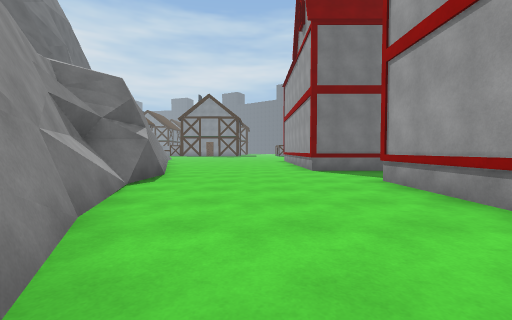
View 1 (above)

24 first-person views from a walk through a 3-D level made in the Unity game engine. The camera is 1.2 m above the floor, tilts 2° down and sees 90° across. The floor is counted in squares, 2 m on a side. Each view is taken from the middle of a square. On the plan, view 1 faces up. The plan holds only what a view shows up to about 9 squares ahead; the rest is blank. The place goes on beyond the plan. The player is left out. Some animated figures are left out. Surface patterns are stand-ins for the level's own textures.

View 2
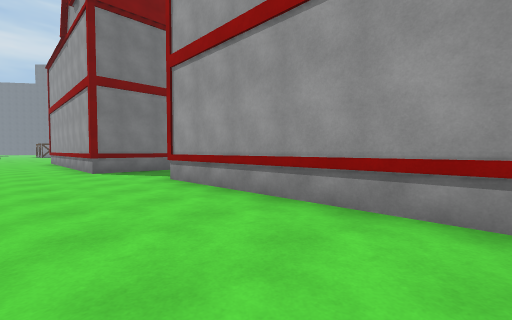

View 3
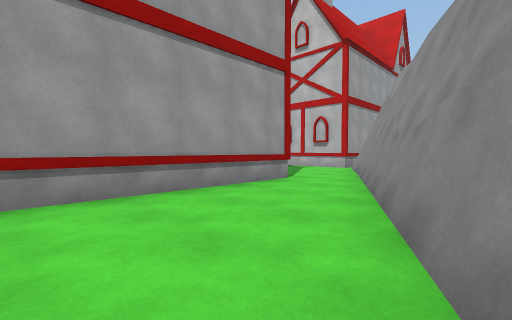

View 4
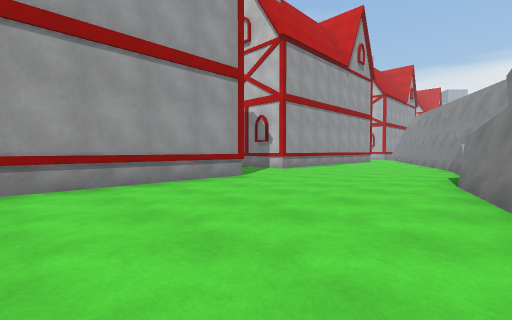

View 5
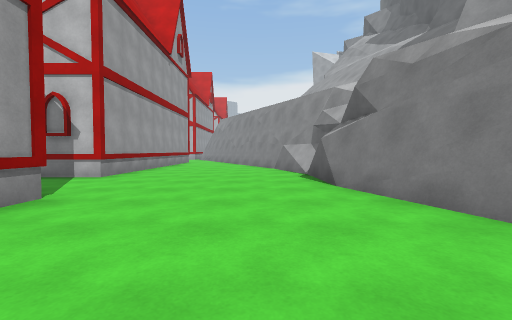

View 6
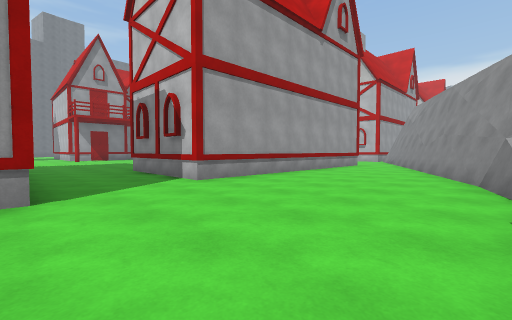

View 7
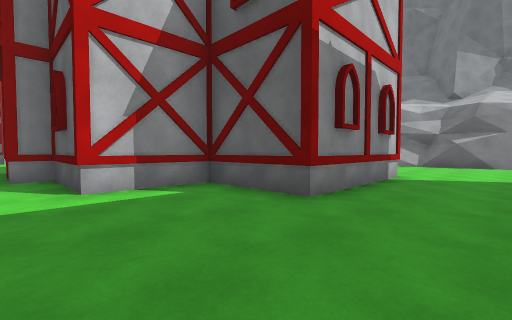

View 8
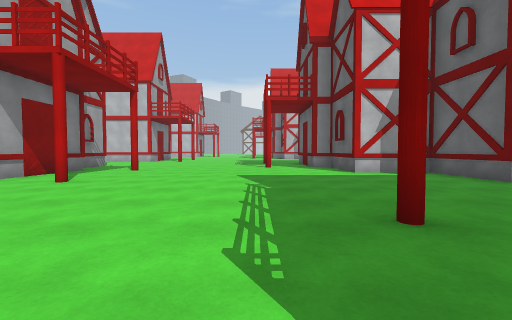

View 9
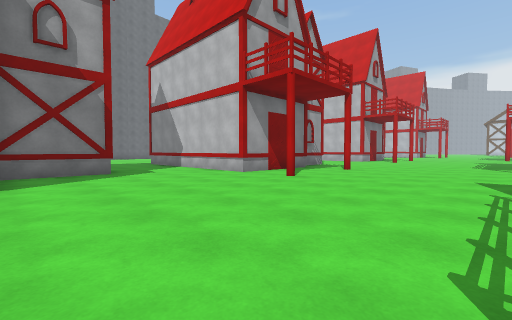

View 10
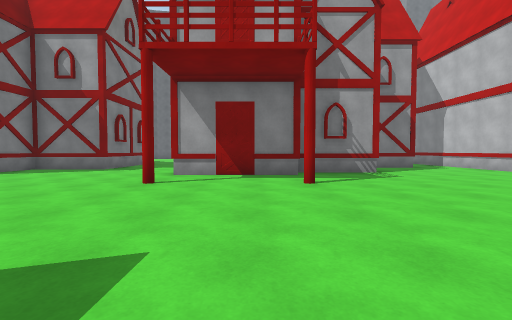

View 11
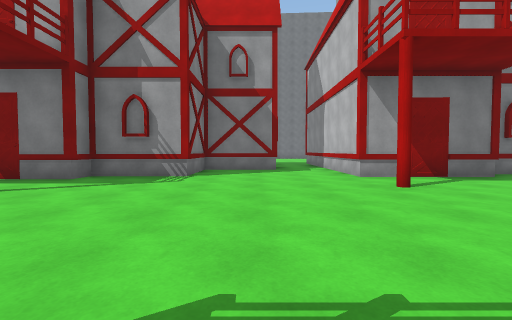

View 12
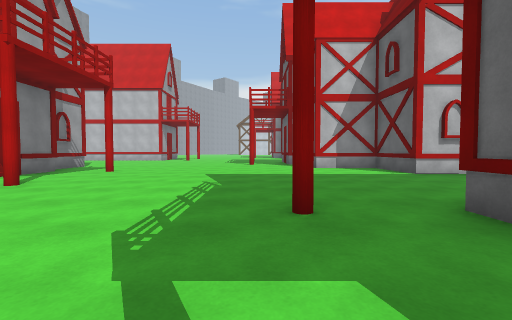

View 13
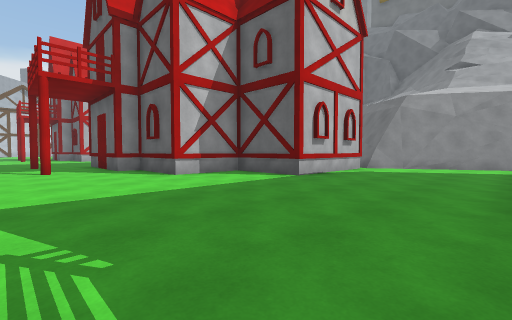

View 14
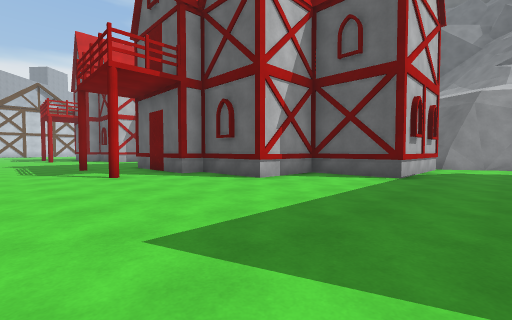

View 15
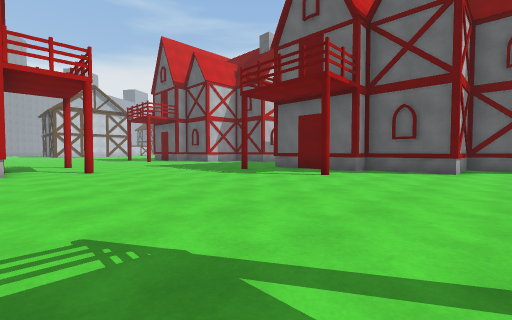

View 16
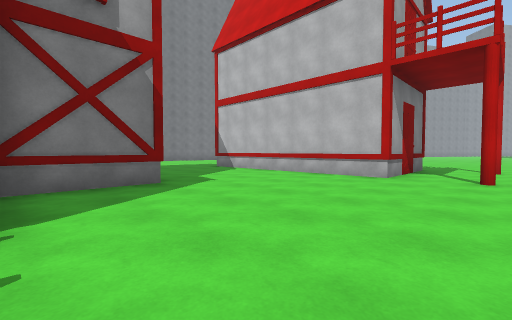

View 17
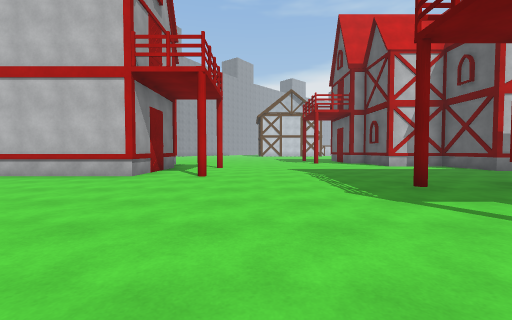

View 18
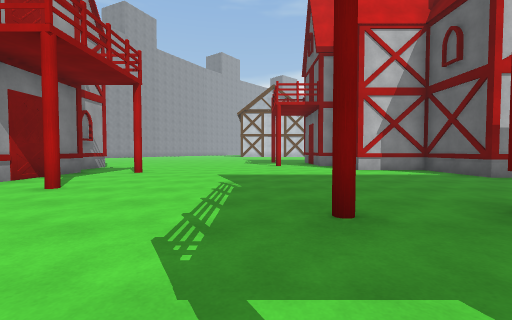

View 19
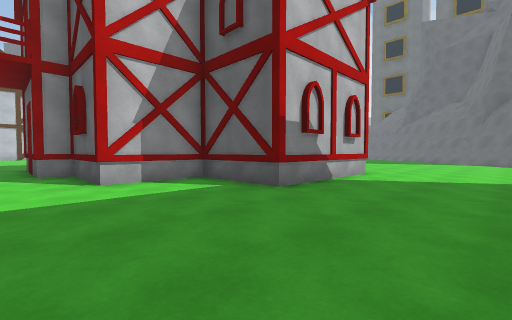

View 20
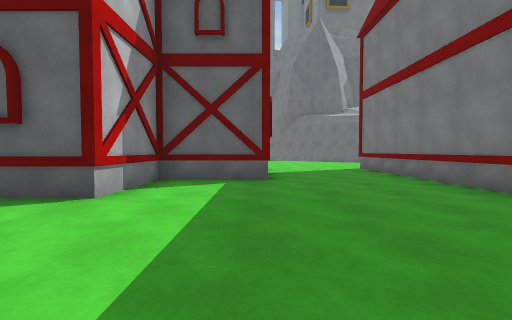

View 21
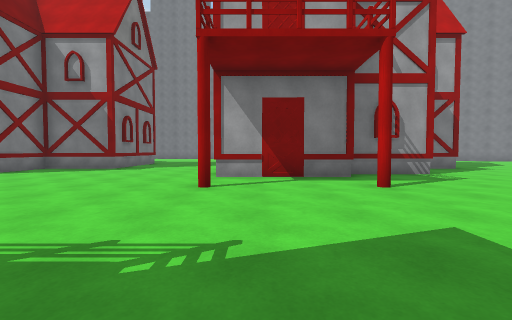

View 22
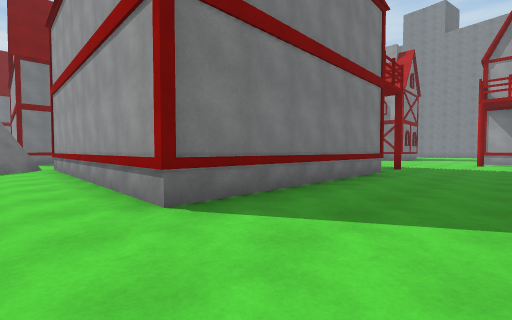

View 23
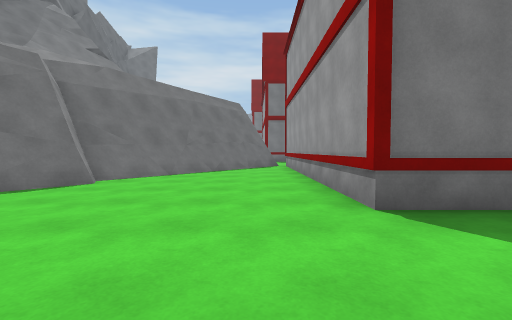

View 24
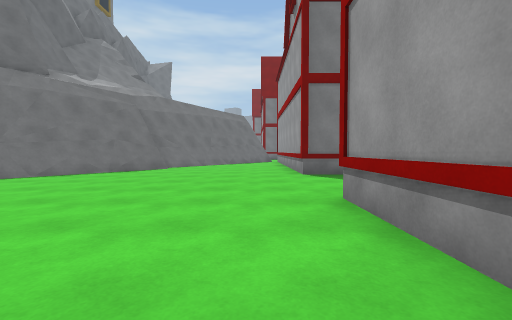

### Floor plan
Key: @ floor where view 1 was taken; # wall or solid block; . floor; / step, stairs or slope; v drop or lower ground; H house.
Columns run from 3 left of view 1 to 23 right of it. Each row starts with its distance up from view 1.
 12 .....H
 11 .....H              HHH
 10 .....H        ........H
  9 .....H       .........H
  8 #....HHH    .H........H
  7 #.......................
  6 #.......................
  5 #.....HHHH........H.HHH
  4 #.....H  H..........H
  3 v#....H  HHH........H
  2 /#....H    H......H.H
  1  ##...H    H.. .....H
  0  /#@..H    HH.......HHHH
 -1   ##..H     H..........H
 -2   /#..H     H..........H
 -3    ##.........#.........
 -4    /#.............#.....
 -5     ##..............HHHH
 -6     /#..............H
 -7     ##.HHH..........H
 -8   /v#..H H........#..H
 -9  /v##..H HHHH........HHH
-10 /v##...H H  H........HHH
-11 /v#....H    H.H........H
-12 v#.....H   HH..........H
-13 ##.....H    H.............
-14 #......HHHHHH.H............
-15 ...........................
-16 ..................H.HHHHHH
-17  ...................H   H
-18   ....HHHH..........H
-19    ...H  H........H.HH
-20     ..H  HHH.........H
-21      .   HHH.........H

Where each view was taken, in squares from view 1:
view 1: 0 up, 0 right, facing up
view 2: 0 up, 0 right, facing up-right
view 3: 2 up, 1 left, facing down-right
view 4: 12 up, 3 left, facing down-right
view 5: 11 up, 1 left, facing down
view 6: 8 up, 2 left, facing down-right
view 7: 7 up, 9 right, facing down-left
view 8: 10 up, 11 right, facing down
view 9: 10 up, 11 right, facing down-right
view 10: 3 up, 10 right, facing right
view 11: 2 down, 11 right, facing right
view 12: 0 up, 11 right, facing down
view 13: 3 down, 12 right, facing down-left
view 14: 5 down, 13 right, facing down-left
view 15: 8 down, 17 right, facing down-left
view 16: 10 down, 15 right, facing down-right
view 17: 10 down, 14 right, facing down
view 18: 12 down, 12 right, facing down
view 19: 15 down, 10 right, facing down-left
view 20: 18 down, 12 right, facing left
view 21: 17 down, 11 right, facing right
view 22: 17 down, 2 right, facing up-right
view 23: 17 down, 2 right, facing up
view 24: 21 down, 2 right, facing up
